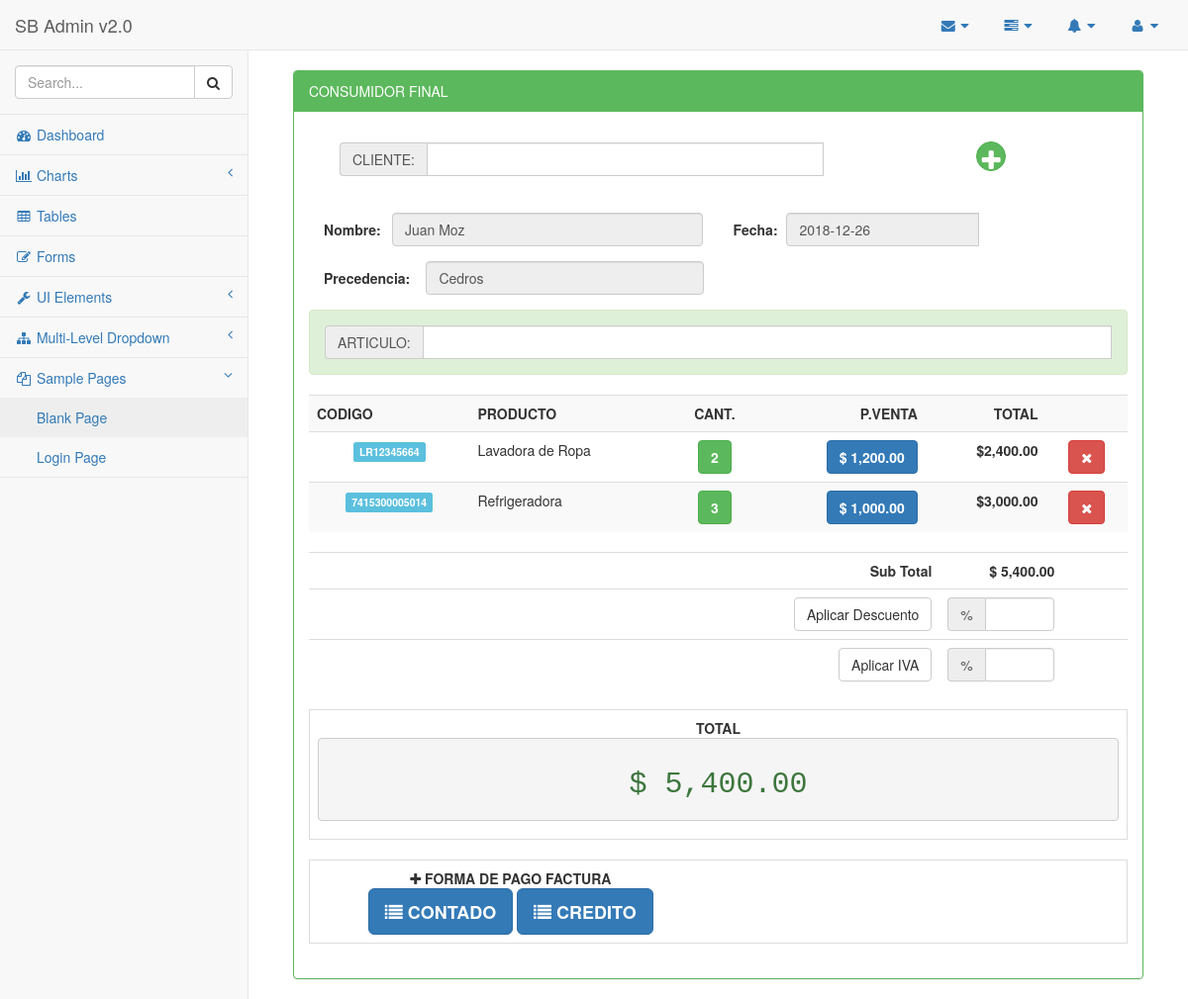
The page /venta/Vis_ventas.php on the database as committed earlier.
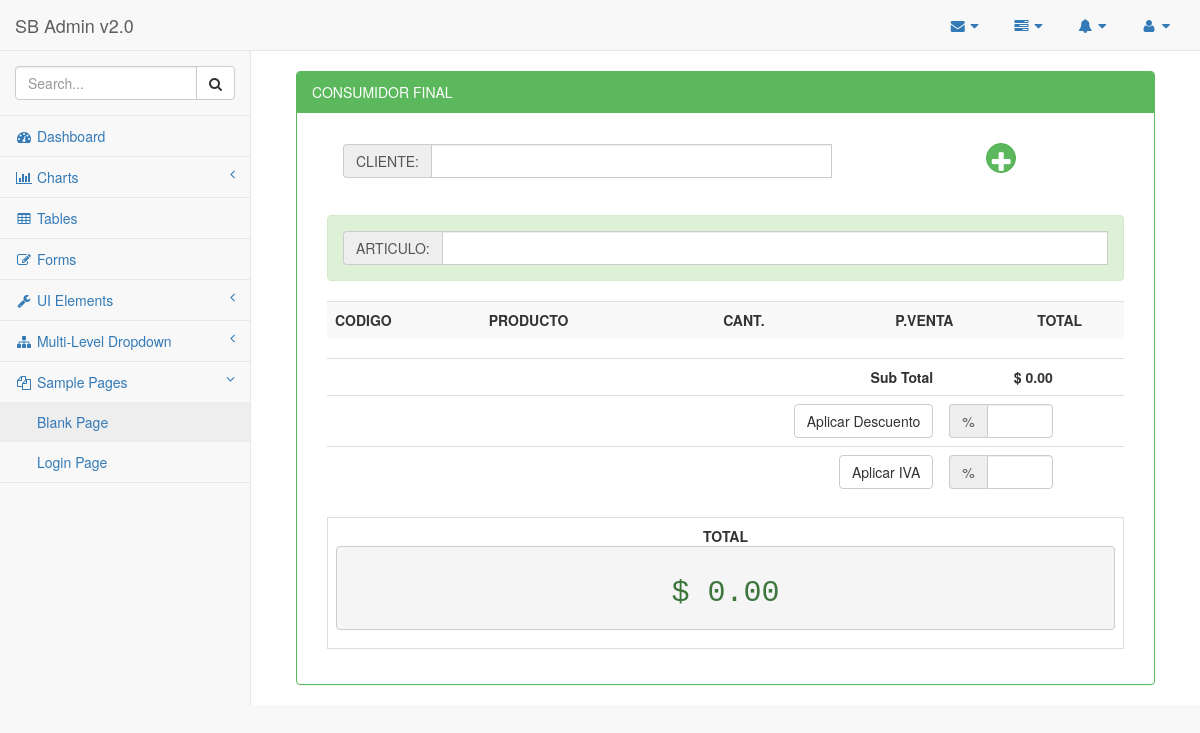
The same page on the database as committed later.
### tables this page shows
CREATE TABLE `cliente_temp` (
  `id_cliente_temp` int(10) NOT NULL,
  `id_cliente` int(10) DEFAULT NULL,
  `fecha` date DEFAULT NULL
);

CREATE TABLE `tb_cliente` (
  `id_cliente` int(11) NOT NULL,
  `nombre_cliente` varchar(40) DEFAULT NULL,
  `dir_cliente` varchar(100) DEFAULT NULL,
  `dui` varchar(15) DEFAULT NULL,
  `tel` varchar(15) DEFAULT NULL
);

CREATE TABLE `articulos` (
  `idarticulos` int(11) NOT NULL,
  `codigo` varchar(45) DEFAULT NULL,
  `nombre` varchar(45) DEFAULT NULL,
  `cantidad` int(11) DEFAULT NULL,
  `valor` float DEFAULT NULL,
  `marca` varchar(45) DEFAULT NULL,
  `estado` varchar(45) DEFAULT NULL,
  `unidad` int(11) DEFAULT NULL
);

CREATE TABLE `venta_temp` (
  `id_venta` int(10) NOT NULL,
  `id_articulo` int(10) DEFAULT NULL,
  `cantidad` int(10) DEFAULT NULL
);

CREATE TABLE `inventario` (
  `idinventario` int(11) NOT NULL,
  `id_articulos` int(11) DEFAULT NULL,
  `stock` int(11) DEFAULT NULL,
  `stockMinimo` int(11) DEFAULT NULL,
  `pv` float DEFAULT NULL,
  `cant` int(11) DEFAULT NULL
);

### funciones.php (called while the page is built, shortened)
<?php
function formato($valor){
		return number_format($valor,2,".",",");
	}
        ?>

### venta/Vis_ventas.php (the view, shortened to what the rows shown need)
<?php
include_once '../conexion/php_conexion.php';
include_once '../funciones.php';
?>
<!DOCTYPE html>
<html lang="en">
<head>
    <link href="../vendor/bootstrap/css/bootstrap.min.css" rel="stylesheet">
    <link href="../vendor/metisMenu/metisMenu.min.css" rel="stylesheet">
    <link href="../dist/css/sb-admin-2.css" rel="stylesheet">
    <link href="../vendor/font-awesome/css/font-awesome.min.css" rel="stylesheet" type="text/css">
</head>
<body>
    <div id="wrapper">
        <div id="page-wrapper">
            <div class="container-fluid">
                <div class="row">
                    <div class="col-md-12">
                        <br/>
                         <div class="panel panel-green">
                        <div class="panel-body">
            <div class="row">
                <div class="col-md-12">
                        <?php
                        $ocultar=mysqli_query($conexion,"SELECT * FROM cliente_temp");
                        if (mysqli_num_rows($ocultar)>0) {
                                $pa=mysqli_query($conexion,"SELECT * FROM cliente_temp, tb_cliente WHERE cliente_temp.id_cliente=tb_cliente.id_cliente");
                                while($row=mysqli_fetch_array($pa)){
                            ?>
                              <div class="col-md-6">
                                    <form class="form-horizontal" role="form">
                                        <div class="form-group">
                                            <label class="col-md-2 control-label">Nombre:</label>
                                            <div class="col-md-10">
                                                <input type="text" class="form-control" readonly="" value="<?php echo $row['nombre_cliente']; ?>">
                                            </div>
                                        </div>
                                        <div class="form-group">
                                            <label class="col-md-3 control-label">Precedencia:</label>
                                            <div class="col-md-9">
                                                <input type="text" class="form-control" disabled="" value="<?php echo $row['dir_cliente']; ?>" name="dir">
                                            </div>
                                        </div>
                                    </form>
                            </div>
                             <div class="col-md-6">
                                    <form class="form-horizontal" role="form">
                                        <div class="form-group">
                                            <label class="col-md-2 control-label">Fecha:</label>
                                                <div class="input-group m-t-10">
                                                    <input type="email" id="example-input2-group2" value="<?php echo $row['fecha']; ?>" name="example-input2-group2" class="form-control" disabled="">
                                            </div>
                                            </div>
                                        </div>
                            </div>
                        <?php } }?>
          <div class="col-md-12">
                <div class="table-responsive">
                        <table class="table table-striped">
                            <?php
                                $neto=0;$item=0;$total=0;
                                $pa=mysqli_query($conexion,"SELECT * FROM venta_temp, inventario WHERE  venta_temp.id_articulo=inventario.id_articulos");
                                while($row=mysqli_fetch_array($pa)){
                                    if ($row['stock'] == 0) {
                                        $aviso=' <a href="#m'.$row['id_articulo'].'" role="button" class="btn btn-danger btn-mini" data-toggle="modal" title="Cambiar Cantidad" accesskey="c">
                                            <strong>Sin stock</strong>
                                        </a>';
                                    }
                                    else{
                                        $aviso=' <a href="#m'.$row['id_articulo'].'" role="button" class="btn btn-success btn-mini" data-toggle="modal" title="Cambiar Cantidad" accesskey="c">
                                            <strong>'.$row['cantidad'].'</strong>
                                        </a>';
                                    }
                                        $new=$row['pv'];
                                    $importe=$row['cantidad']*$new;
                                    $neto=$neto+$importe;
                    $consultaAr=mysqli_query($conexion,"SELECT * FROM articulos WHERE idarticulos=".$row['id_articulo']."");
                        while($row=mysqli_fetch_array($consultaAr)){
                            ?>
                            <tr>
                             <td align="center"><span class="label label-info"> <?php echo $row['codigo']; ?></span></td>
                                <td><?php echo $row['nombre'];  ?></td>
                                <td>
                                    <center>
                                      <?php echo $aviso; ?>
                                    </center>
                                </td>
                                <td>
                                <div align="right">
                                        <a  href="#p<?php echo $row['idarticulos']; ?>" role="button" class="btn btn-primary btn-mini" data-toggle="modal" title="Cambiar Precio" accesskey="p">
                                            <strong><?php echo '$ '.formato($new); ?></strong>
                                        </a>
                                </div>
                                </td>
                                <td><div align="right"><strong><?php echo '$'.formato($importe); ?></div></strong></td>
                                <td>
                                    <center>
                                        <a href="index.php?del=<?php echo $row['id_articulo']; ?>"  class="btn btn-danger" title="Eliminar">
                                            <i class="fa fa-times" ></i>
                                        </a>
                                    </center>
                                </td>
                            </tr>
                      <?php }?>
                            <?php } ?>
                        </table>
                    </div>
                                     <?php
                                     $d=0;
                                            $descuento=$neto*$d/100;
                                            $total=$neto-$descuento;
                                        ?>
                                     <?php
                                     $iv=0;
                                            $impuesto=$neto*$iv/100;
                                        ?>
                    </div>
                    <div class="span4">
                        <table class="table table-bordered">
                            <tr>
                                <td>
                                    <center><strong>TOTAL</strong>
                                    <pre><h2 class="text-success" align="center">$ <?php echo formato($total+$impuesto); ?></h2></pre>
                                </td>
                            </tr>
                        </table>
                    </div>
                </div>
            </div>
                    </div>
                </div>
            </div>
        </div>
    </div>
    </div>
</body>
</html>

Rows that differ between the two databases and show on the page:
removed cliente_temp: id_cliente.nombre_cliente "Juan Moz", dir "Cedros", example-input2-group2 "2018-12-26"
removed venta_temp: cantidad "2", cantidad.pv "2,400.00"
no longer on this page (row unchanged): articulos: codigo "LR12345664", nombre "Lavadora de Ropa"
no longer on this page (row edited): inventario: pv "1,200.00"
removed venta_temp: cantidad "3", cantidad.pv "3,000.00"
no longer on this page (row unchanged): articulos: codigo "7415300005014", nombre "Refrigeradora"
no longer on this page (row edited): inventario: pv "1,000.00"
Other text that changed with them:
formato($neto): "5,400.00" → "0.00"
formato($total+$impuesto): "5,400.00" → "0.00"
text no longer shown: "FORMA DE PAGO FACTURA CONTADO CREDITO"
